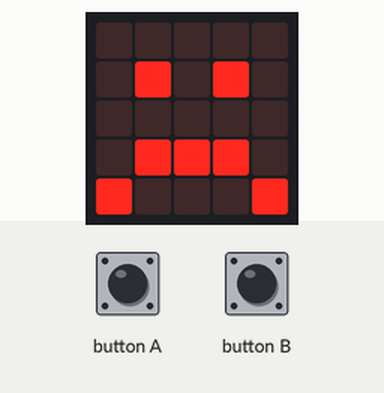
Recording of a program running on a simulated BBC micro:bit running MicroPython. Shown: the board's 5×5 LED display. Inputs (shaded band) come from the test bench.

Above: at 1.2 s.
1.3 s: button A pressed for 0.15 s
At 4.1 s:
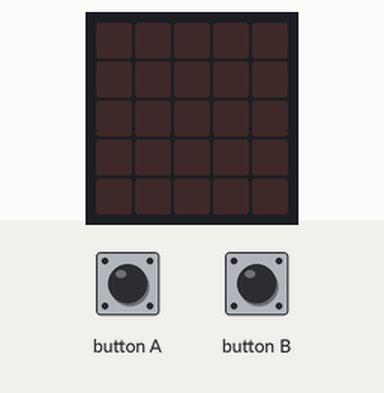
4.4 s: button B pressed for 3.2 s
At 5.9 s:
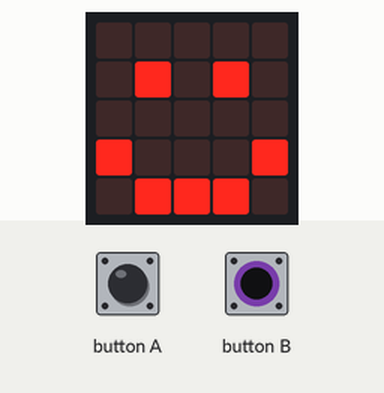
9.1 s: button A pressed for 1 s
At 10.0 s:
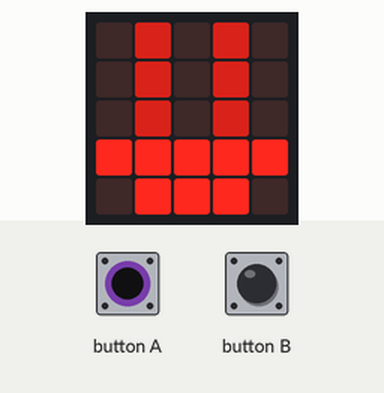
10.7 s: button A pressed for 3.2 s
At 14.63 s:
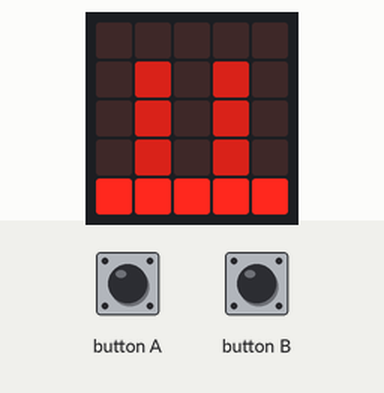
Timing chart, 0 to 16.1 s (numbered marks = the images above; inputs shaded):
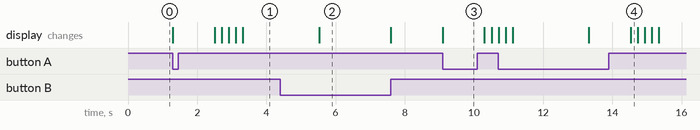

The program:

MP_sad_happy_boats.py
```python
from microbit import *

boat1 = Image("05050:"
              "05050:"
              "05050:"
              "99999:"
              "09990")
boat2 = Image("00000:"
              "05050:"
              "05050:"
              "05050:"
              "99999")
boat3 = Image("00000:"
              "00000:"
              "05050:"
              "05050:"
              "05050")
boat4 = Image("00000:"
              "00000:"
              "00000:"
              "05050:"
              "05050")
boat5 = Image("00000:"
              "00000:"
              "00000:"
              "00000:"
              "05050")
boat6 = Image("00000:"
              "00000:"
              "00000:"
              "00000:"
              "00000")

all_boats1 = [boat1, boat2, boat3, boat4, boat5, boat6]

while True:
    if button_a.is_pressed():
        display.show(boat1)
        sleep(1000)
        display.show(all_boats1, delay=200)
        sleep(2000)
    elif button_b.is_pressed():
        display.show(Image.HAPPY)
    else:
        display.show(Image.SAD)
```

Measured:
- after the input at 1.3 s, the display: first changes at once (image 1 shows a later state)
- after the input at 4.4 s, the display: changes after 1.1 s (image 2)
- after the input at 9.1 s, the display: changes at once (image 3)
- after the input at 10.7 s, the display: first differs from a run without the input after 2.6 s (image 4 shows a later state)
